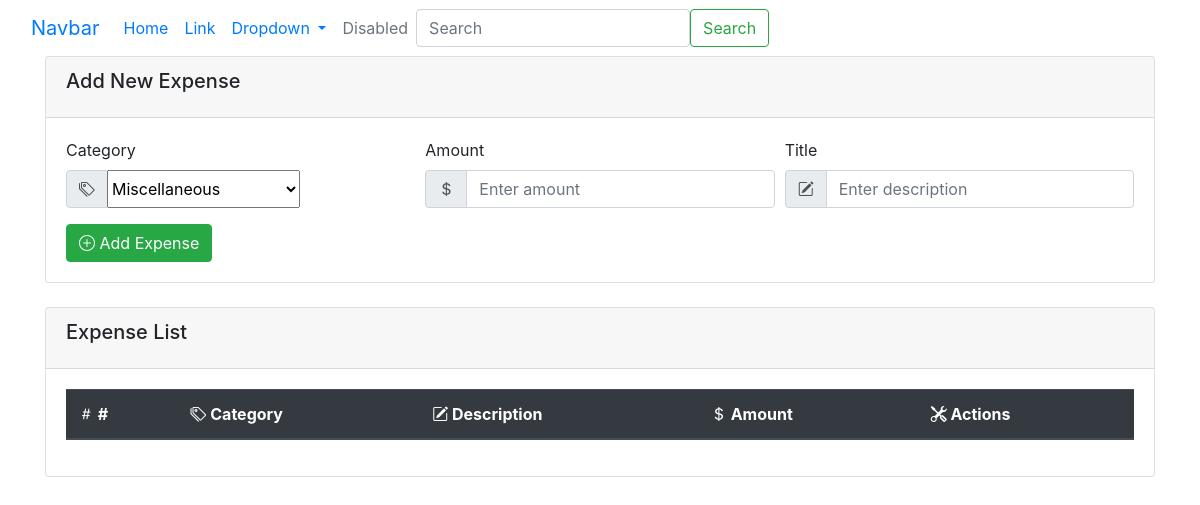
The page /expense/add (signed in) on the database as committed earlier.
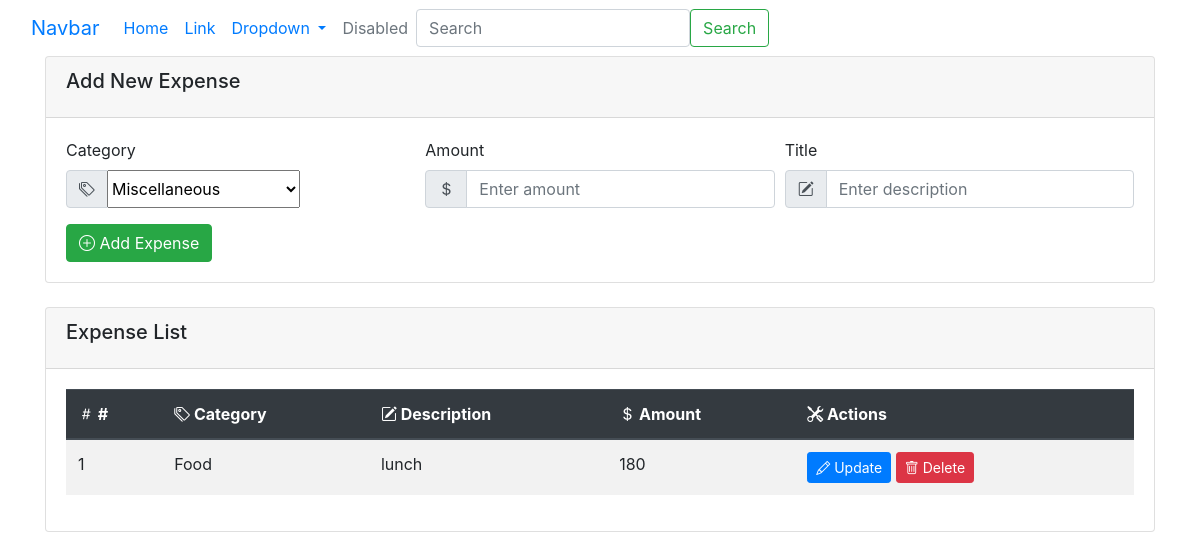
The same page on the database as committed later.
### myapp/models.py (models this page shows, shortened)
class Expense(models.Model):
    title = models.CharField(max_length=200)
    amount = models.PositiveIntegerField()
    EXPENSE_CATEGORIES = (
            ('Housing', 'Housing'),
            ('Transportation', 'Transportation'),
            ('Food', 'Food'),
            ('Healthcare', 'Healthcare'),
            ('Education', 'Education'),
            ('Entertainment', 'Entertainment'),
            ('Personal Care', 'Personal Care'),
            ('Debt Payments', 'Debt Payments'),
            ('Savings & Investments', 'Savings & Investments'),
            ('Gifts & Donations', 'Gifts & Donations'),
            ('Insurance', 'Insurance'),
            ('Travel', 'Travel'),
            ('Miscellaneous', 'Miscellaneous'),
        )
    category = models.CharField(max_length=100,choices=EXPENSE_CATEGORIES,default="Miscellaneous")
    created_at = models.DateTimeField(auto_now_add=True)
    owner = models.ForeignKey(User,on_delete=models.CASCADE)

### myapp/views.py (the view, shortened to what this page needs)
# urls.py: path('expense/add',views.ExpenseView.as_view(),name="expense-add"),
@method_decorator(signin_required,name="dispatch")
class ExpenseView(View):
     def get(self,request,*args,**kwargs):
        form_instance = ExpenseForm()
        qs=Expense.objects.filter(owner=request.user).order_by("-created_at")
        return render(request,"expense_add.html",{"form":form_instance,"data":qs})

### myapp/forms.py
class ExpenseForm(forms.ModelForm):
    class Meta:
        model= Expense
        exclude = ('created_at','owner')

### myapp/templates/expense_add.html (shortened to what this page needs)
{%extends 'base.html'%} {%block main_block%}
<div class="container">
  <div class="card mb-4">
    <div class="card-header">
      <h5 class="card-title">Add New Expense</h5>
    </div>
    <div class="card-body">
      <form method="post">
        <div class="form-row">
          <div class="form-group col-md-4">
            <label for="expenseCategory">Category</label>
            <div class="input-group">
              <div class="input-group-prepend">
                <span class="input-group-text"><i class="bi bi-tags"></i></span>
              </div>
              {{form.category}}
            </div>
          </div>
          <div class="form-group col-md-4">
            <label for="expenseAmount">Amount</label>
            <div class="input-group">
              <div class="input-group-prepend">
                <span class="input-group-text"
                  ><i class="bi bi-currency-dollar"></i
                ></span>
              </div>
              <input
                name="amount"
                type="number"
                class="form-control"
                id="expenseAmount"
                placeholder="Enter amount"
                required
              />
            </div>
          </div>
          <div class="form-group col-md-4">
            <label for="expenseDescription">Title</label>
            <div class="input-group">
              <div class="input-group-prepend">
                <span class="input-group-text"
                  ><i class="bi bi-pencil-square"></i
                ></span>
              </div>
              <input
                name="title"
                type="text"
                class="form-control"
                id="expenseDescription"
                placeholder="Enter description"
                required
              />
            </div>
          </div>
        </div>
        <button type="submit" class="btn btn-success">
          <i class="bi bi-plus-circle"></i> Add Expense
        </button>
      </form>
    </div>
  </div>
</div>
<div class="container">
  <div class="card">
    <div class="card-header">
      <h5 class="card-title">Expense List</h5>
    </div>
    <div class="card-body">
      <table class="table table-striped table-hover">
        <thead class="thead-dark">
          <tr>
            <th><i class="bi bi-hash"></i> #</th>
            <th><i class="bi bi-tags"></i> Category</th>
            <th><i class="bi bi-pencil-square"></i> Description</th>
            <th><i class="bi bi-currency-dollar"></i> Amount</th>
            <th><i class="bi bi-tools"></i> Actions</th>
          </tr>
        </thead>
        <tbody>
          {%for e in data%}
          <tr>
            <td>{{forloop.counter}}</td>
            <td>{{e.category}}</td>
            <td>{{e.title}}</td>
            <td>{{e.amount}}</td>
            <td>
              <a
                href="{%url 'expense-update' e.id%}"
                class="btn btn-primary btn-sm"
              >
                <i class="bi bi-pencil"></i> Update
              </a>
              <a
                href="{%url 'expense-delete' e.id%}"
                class="btn btn-danger btn-sm"
              >
                <i class="bi bi-trash"></i> Delete
              </a>
            </td>
          </tr>
          {%endfor%}
        </tbody>
      </table>
    </div>
  </div>
</div>
{%endblock%}

Rows that differ between the two databases and show on the page:
added Expense: category "Food", title "lunch", amount "180"
